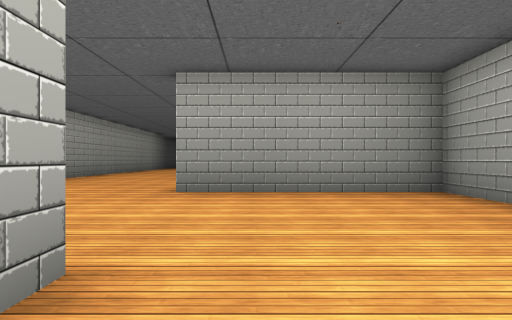
[1] (above)

24 first-person views from a walk through a Unity game level. The camera is 1.2 m above the floor, looks level and sees 75° across. The floor is counted in squares, 2 m on a side. Each view is taken from the middle of a square. On the plan, view 1 faces up. The plan holds only what a view shows up to about 10 squares ahead; the rest is blank. The place goes on beyond the plan. The player character is not drawn. Some animated figures are left out. Some surface patterns are stand-ins.

[2]
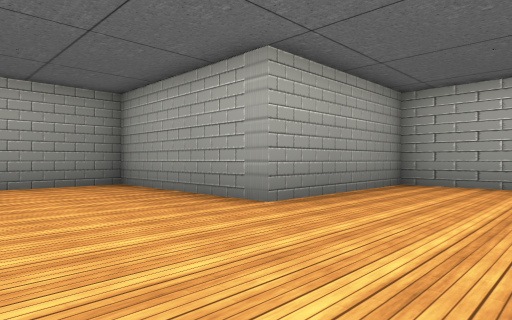

[3]
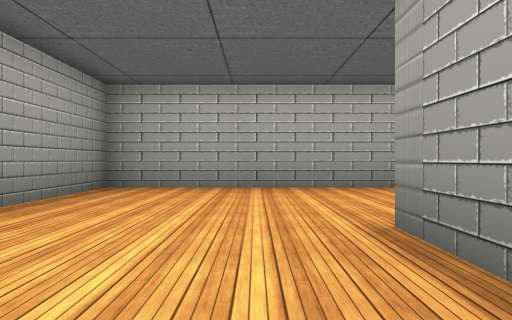

[4]
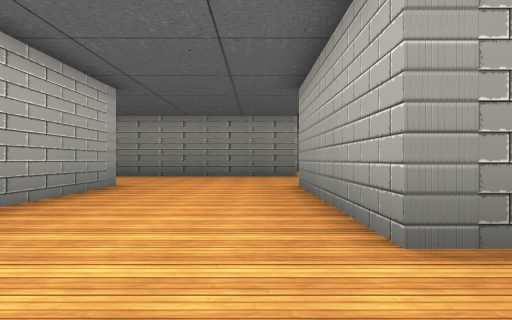

[5]
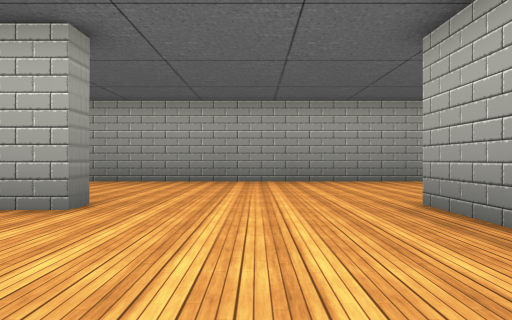

[6]
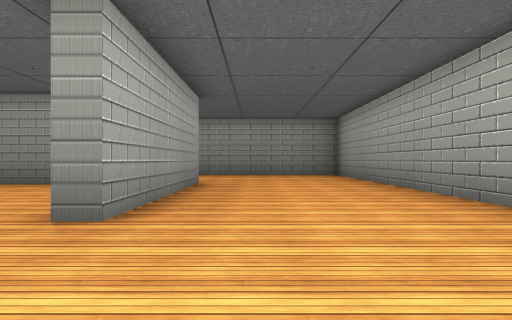

[7]
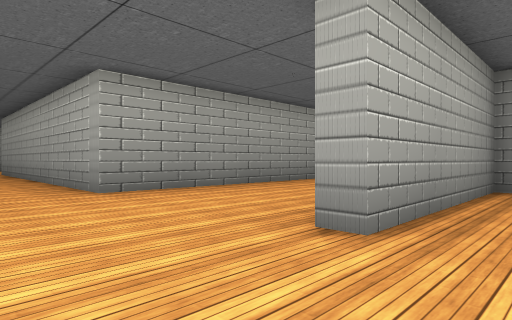

[8]
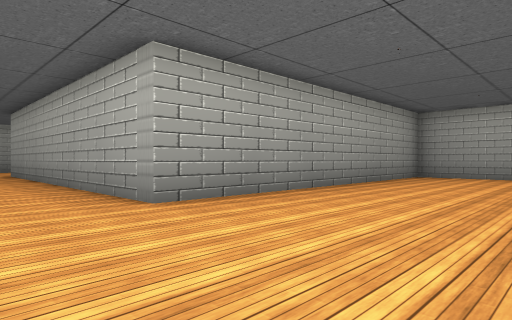

[9]
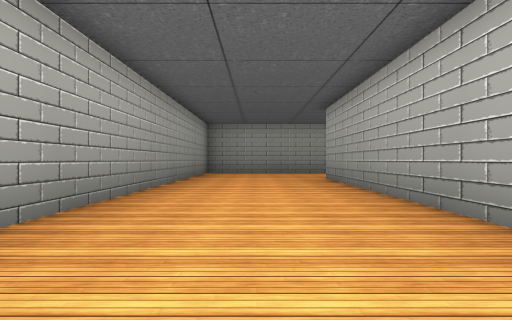

[10]
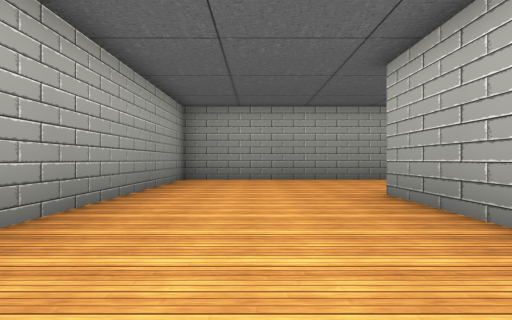

[11]
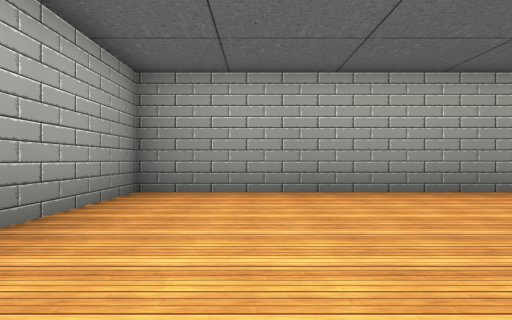

[12]
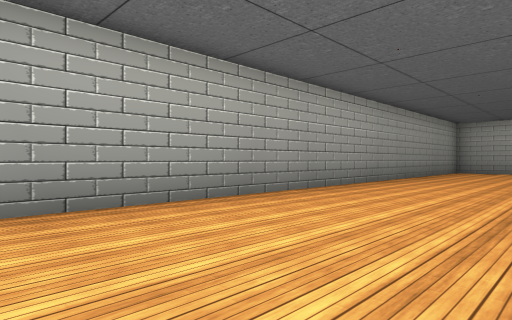

[13]
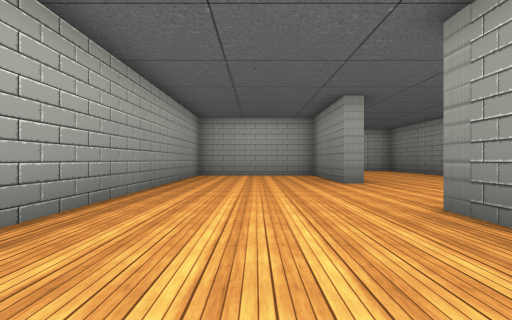

[14]
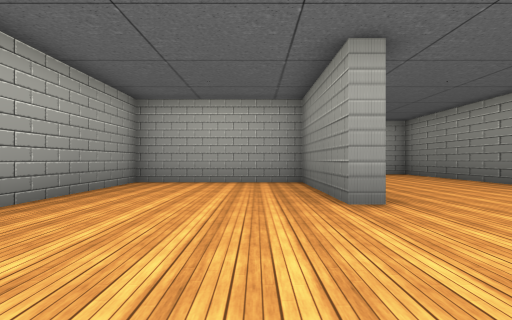

[15]
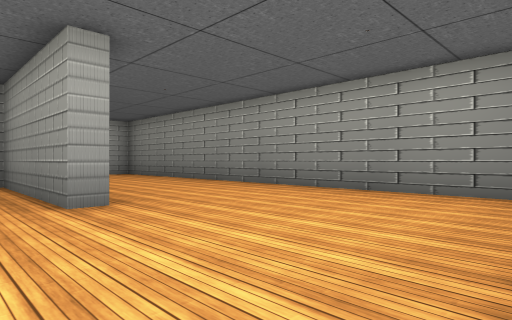

[16]
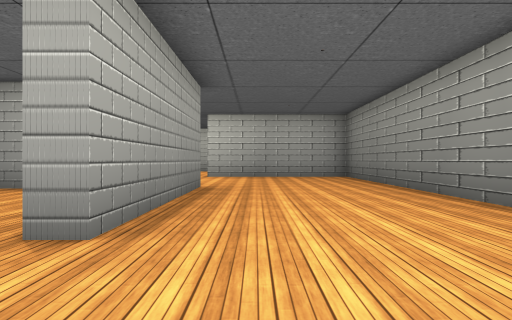

[17]
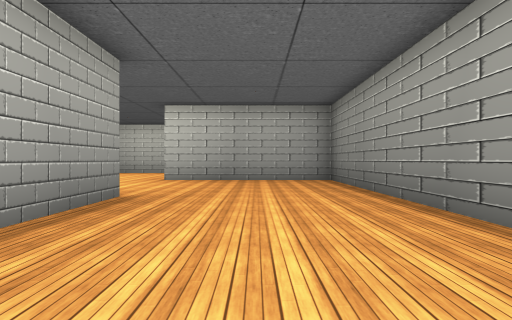

[18]
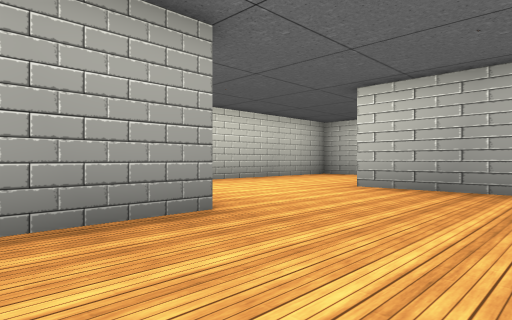

[19]
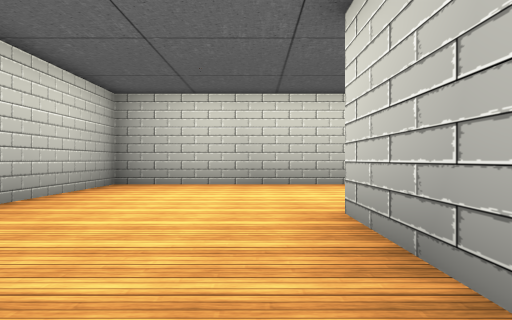

[20]
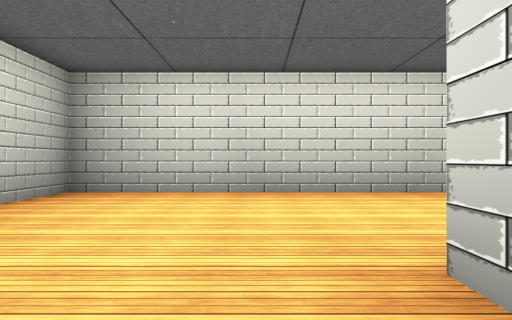

[21]
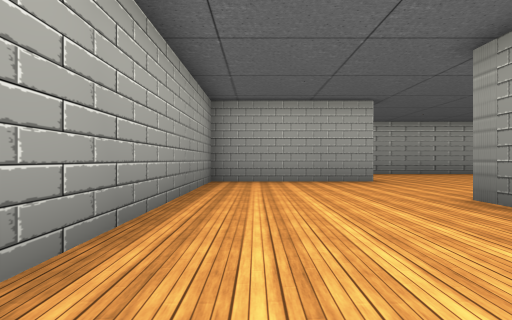

[22]
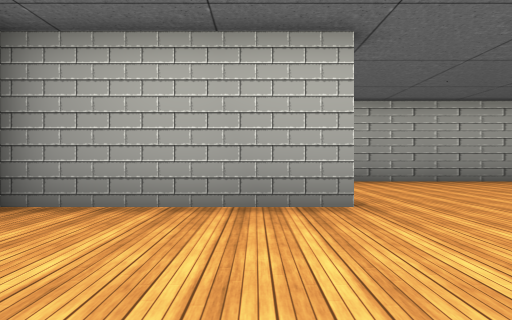

[23]
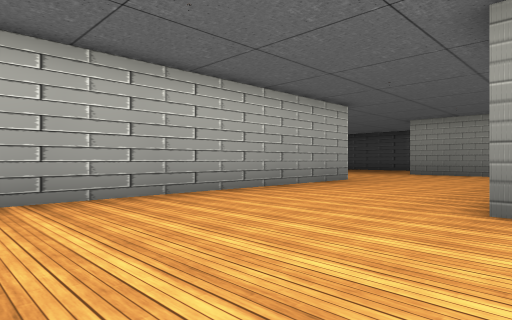

[24]
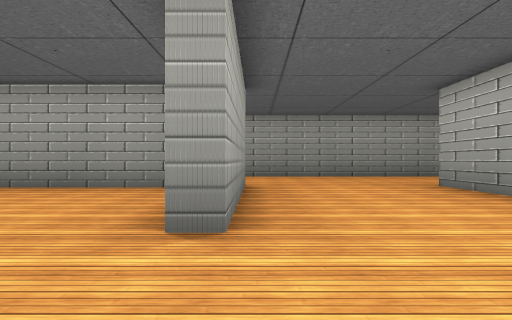

### Floor plan
Points are (right, up) in squares from view 1. A wall is a line through its corners. A room is listed if a view was taken in it or the views show most of it. See-through windows are left out.
Room 1 (views 1, 2, 3, 4, 5, 6, 7, 8, 9, 10, 11, 12, 13, 14, 15, 16, 17, 18, 19, 20, 21, 22, 23, 24)
walls: (3.1, 6.7) (4, 6.7); (8.8, 11.8) (8.8, 6.8) (8.2, 6.8) (8.2, 11.2) (-1.7, 11.2) (-1.7, 21.8); (13.2, 9.5) (13.2, 11.8); (4.8, 16.7) (18, 16.7) (18, 21.8); (2, -3.3) (4, -3.3) (4, -8.8); (13.2, -2.9) (13.2, 5.4); (-6.2, 8.6) (-6.2, -5); (-1.5, -3.8) (-1.5, 1.8) (-1, 1.8) (-1, 0.9); (2.9, 21.7) (4, 21.7); (8.2, -8.8) (8.2, 1.2) (3.5, 1.2) (3.5, 6.2) (-1.5, 6.2) (-1.5, 6.8); (13.5, 21.2) (8.5, 21.2) (8.5, 21.7) (13, 21.7) (13, 26.2) (-6.2, 26.2) (-6.2, 13.9); (18.5, 26.2) (13.5, 26.2) (13.5, 22.5)

Where each view was taken, in squares from view 1:
view 1: 0 up, 0 right, facing up
view 2: 2 down, 0 right, facing up-right
view 3: 2 down, 1 right, facing right
view 4: 1 down, 5 right, facing down
view 5: 4 up, 3 right, facing left
view 6: 5 up, 3 left, facing down
view 7: 5 up, 4 left, facing up-right
view 8: 7 up, 4 left, facing up-right
view 9: 11 up, 4 left, facing up
view 10: 16 up, 4 left, facing up
view 11: 20 up, 4 left, facing up
view 12: 22 up, 4 left, facing up-right
view 13: 24 up, 0 right, facing right
view 14: 23 up, 4 right, facing right
view 15: 23 up, 4 right, facing down-right
view 16: 20 up, 6 right, facing right
view 17: 19 up, 8 right, facing right
view 18: 18 up, 11 right, facing up-right
view 19: 18 up, 17 right, facing up
view 20: 20 up, 17 right, facing up
view 21: 10 up, 1 left, facing right
view 22: 8 up, 4 right, facing right
view 23: 6 up, 8 right, facing down-right
view 24: 4 up, 9 right, facing up
